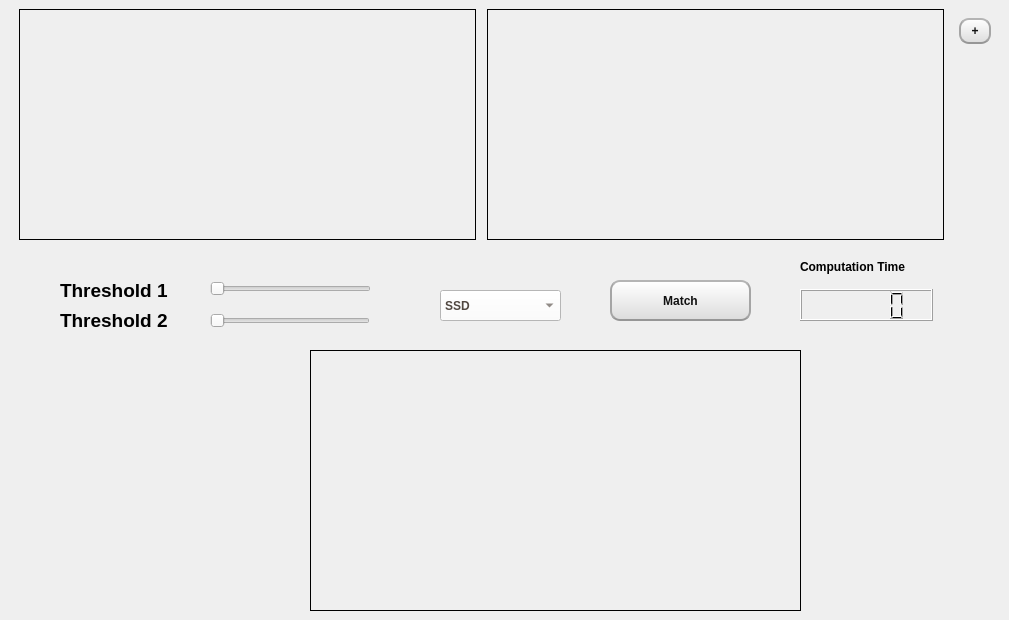
    <widget class="QWidget" name="page_3">
     <widget class="QWidget" name="horizontalLayoutWidget">
      <property name="geometry">
       <rect>
        <x>19</x>
        <y>9</y>
        <width>981</width>
        <height>231</height>
       </rect>
      </property>
      <layout class="QHBoxLayout" name="horizontalLayout_3">
       <item>
        <layout class="QVBoxLayout" name="verticalLayout_8">
         <item>
          <widget class="QLabel" name="imginput3_1">
           <property name="styleSheet">
            <string notr="true">QLabel {
    border: 1px solid #000000; qproperty-alignment: AlignCenter;
}</string>
           </property>
           <property name="text">
            <string/>
           </property>
          </widget>
         </item>
        </layout>
       </item>
       <item>
        <spacer name="horizontalSpacer_3">
         <property name="orientation">
          <enum>Qt::Horizontal</enum>
         </property>
         <property name="sizeType">
          <enum>QSizePolicy::Maximum</enum>
         </property>
         <property name="sizeHint" stdset="0">
          <size>
           <width>5</width>
           <height>20</height>
          </size>
         </property>
        </spacer>
       </item>
       <item>
        <layout class="QVBoxLayout" name="verticalLayout_9">
         <item>
          <widget class="QLabel" name="imginput3_2">
           <property name="styleSheet">
            <string notr="true">QLabel {
    border: 1px solid #000000; qproperty-alignment: AlignCenter;
}</string>
           </property>
           <property name="text">
            <string/>
           </property>
          </widget>
         </item>
        </layout>
       </item>
       <item>
        <widget class="QWidget" name="horizontalWidget_3" native="true">
         <property name="sizePolicy">
          <sizepolicy hsizetype="Maximum" vsizetype="Preferred">
           <horstretch>0</horstretch>
           <verstretch>0</verstretch>
          </sizepolicy>
         </property>
         <property name="maximumSize">
          <size>
           <width>50</width>
           <height>16777215</height>
          </size>
         </property>
         <layout class="QHBoxLayout" name="horizontalLayout">
          <item>
           <layout class="QVBoxLayout" name="verticalLayout_3">
            <item>
             <widget class="QPushButton" name="pushButton_4">
              <property name="font">
               <font>
                <bold>true</bold>
               </font>
              </property>
              <property name="cursor">
               <cursorShape>PointingHandCursor</cursorShape>
              </property>
              <property name="styleSheet">
               <string notr="true">QPushButton{
	color:rgb(17,17,17);
	border-width: 2px;
	border-radius: 10px;
	border-bottom-color: rgb(150,150,150);
	border-right-color: rgb(165,165,165);
	border-left-color: rgb(165,165,165);
	border-top-color: rgb(180,180,180);
	border-style: solid;
	padding: 4px;
	background-color: qlineargradient(spread:pad, x1:0.5, y1:1, x2:0.5, y2:0, stop:0 rgba(220, 220, 220, 255), stop:1 rgba(255, 255, 255, 255));
}

QPushButton:hover{
	color:rgb(17,17,17);
	border-width: 1px;
	border-radius: 10px;
	padding: 4px;
	background-color: qlineargradient(spread:pad, x1:0.5, y1:0, x2:0.5, y2:1, stop:0 rgba(220, 220, 220, 255), stop:1 rgba(255, 255, 255, 255));
}</string>
              </property>
              <property name="text">
               <string>+</string>
              </property>
             </widget>
            </item>
            <item>
             <spacer name="verticalSpacer">
              <property name="orientation">
               <enum>Qt::Vertical</enum>
              </property>
              <property name="sizeHint" stdset="0">
               <size>
                <width>20</width>
                <height>40</height>
               </size>
              </property>
             </spacer>
            </item>
           </layout>
          </item>
         </layout>
        </widget>
       </item>
      </layout>
     </widget>
     <widget class="QWidget" name="horizontalLayoutWidget_2">
      <property name="geometry">
       <rect>
        <x>310</x>
        <y>350</y>
        <width>491</width>
        <height>261</height>
       </rect>
      </property>
      <layout class="QHBoxLayout" name="horizontalLayout_4">
       <item>
        <layout class="QVBoxLayout" name="verticalLayout_7">
         <item>
          <widget class="QLabel" name="imgmatching">
           <property name="styleSheet">
            <string notr="true">QLabel {
    border: 1px solid #000000; qproperty-alignment: AlignCenter;
}</string>
           </property>
           <property name="text">
            <string/>
           </property>
          </widget>
         </item>
        </layout>
       </item>
      </layout>
     </widget>
     <widget class="QPushButton" name="matchBtn">
      <property name="geometry">
       <rect>
        <x>610</x>
        <y>280</y>
        <width>141</width>
        <height>41</height>
       </rect>
      </property>
      <property name="font">
       <font>
        <bold>true</bold>
       </font>
      </property>
      <property name="cursor">
       <cursorShape>PointingHandCursor</cursorShape>
      </property>
      <property name="styleSheet">
       <string notr="true">QPushButton{
	color:rgb(17,17,17);
	border-width: 2px;
	border-radius: 10px;
	border-bottom-color: rgb(150,150,150);
	border-right-color: rgb(165,165,165);
	border-left-color: rgb(165,165,165);
	border-top-color: rgb(180,180,180);
	border-style: solid;
	padding: 4px;
	background-color: qlineargradient(spread:pad, x1:0.5, y1:1, x2:0.5, y2:0, stop:0 rgba(220, 220, 220, 255), stop:1 rgba(255, 255, 255, 255));
}

QPushButton:hover{
	color:rgb(17,17,17);
	border-width: 1px;
	border-radius: 10px;
	padding: 4px;
	background-color: qlineargradient(spread:pad, x1:0.5, y1:0, x2:0.5, y2:1, stop:0 rgba(220, 220, 220, 255), stop:1 rgba(255, 255, 255, 255));
}</string>
      </property>
      <property name="text">
       <string>Match</string>
      </property>
     </widget>
     <widget class="QComboBox" name="matchOption">
      <property name="geometry">
       <rect>
        <x>440</x>
        <y>290</y>
        <width>121</width>
        <height>31</height>
       </rect>
      </property>
      <property name="font">
       <font>
        <bold>true</bold>
       </font>
      </property>
      <property name="styleSheet">
       <string notr="true">color:rgb(81,72,65);
background: #ffffff;</string>
      </property>
      <item>
       <property name="text">
        <string>SSD</string>
       </property>
      </item>
      <item>
       <property name="text">
        <string>Cross Correlation</string>
       </property>
      </item>
     </widget>
     <widget class="QSlider" name="matchThr1">
      <property name="geometry">
       <rect>
        <x>210</x>
        <y>280</y>
        <width>161</width>
        <height>18</height>
       </rect>
      </property>
      <property name="maximum">
       <number>20000</number>
      </property>
      <property name="orientation">
       <enum>Qt::Horizontal</enum>
      </property>
     </widget>
     <widget class="QSlider" name="matchThr2">
      <property name="geometry">
       <rect>
        <x>210</x>
        <y>310</y>
        <width>160</width>
        <height>21</height>
       </rect>
      </property>
      <property name="maximum">
       <number>20000</number>
      </property>
      <property name="orientation">
       <enum>Qt::Horizontal</enum>
      </property>
     </widget>
     <widget class="QLabel" name="label_4">
      <property name="geometry">
       <rect>
        <x>60</x>
        <y>280</y>
        <width>141</width>
        <height>20</height>
       </rect>
      </property>
      <property name="font">
       <font>
        <pointsize>14</pointsize>
        <bold>true</bold>
       </font>
      </property>
      <property name="text">
       <string>Threshold 1</string>
      </property>
     </widget>
     <widget class="QLabel" name="label_6">
      <property name="geometry">
       <rect>
        <x>60</x>
        <y>310</y>
        <width>131</width>
        <height>20</height>
       </rect>
      </property>
      <property name="font">
       <font>
        <pointsize>14</pointsize>
        <bold>true</bold>
       </font>
      </property>
      <property name="text">
       <string>Threshold 2</string>
      </property>
     </widget>
     <widget class="QWidget" name="verticalLayoutWidget_6">
      <property name="geometry">
       <rect>
        <x>800</x>
        <y>250</y>
        <width>133</width>
        <height>71</height>
       </rect>
      </property>
      <layout class="QVBoxLayout" name="verticalLayout_10">
       <item>
        <widget class="QLabel" name="label_7">
         <property name="font">
          <font>
           <bold>true</bold>
          </font>
         </property>
         <property name="text">
          <string>Computation Time</string>
         </property>
        </widget>
       </item>
       <item>
        <widget class="QLCDNumber" name="matchTime"/>
       </item>
      </layout>
     </widget>
     <widget class="QLabel" name="label_5">
      <property name="geometry">
       <rect>
        <x>380</x>
        <y>269</y>
        <width>41</width>
        <height>31</height>
       </rect>
      </property>
      <property name="text">
       <string/>
      </property>
     </widget>
     <widget class="QLabel" name="label_10">
      <property name="geometry">
       <rect>
        <x>380</x>
        <y>300</y>
        <width>41</width>
        <height>31</height>
       </rect>
      </property>
      <property name="text">
       <string/>
      </property>
     </widget>
    </widget>
